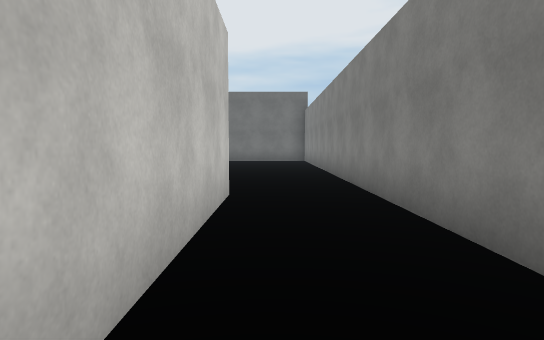
[1] (above)

12 first-person views from a walk through a scene from a Unity 3-D project. The camera is 1.5 m above the floor, tilts 4° down and sees 75° across. The floor is counted in squares, 2 m on a side. Each view is taken from the middle of a square. On the plan, view 1 faces up. The plan holds only what a view shows up to about 11 squares ahead; the rest is blank. Surface patterns are stand-ins for the level's own textures.

[2]
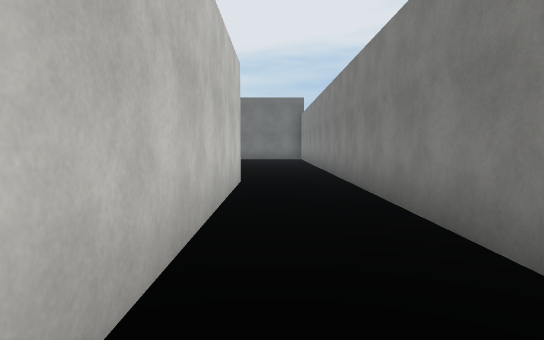

[3]
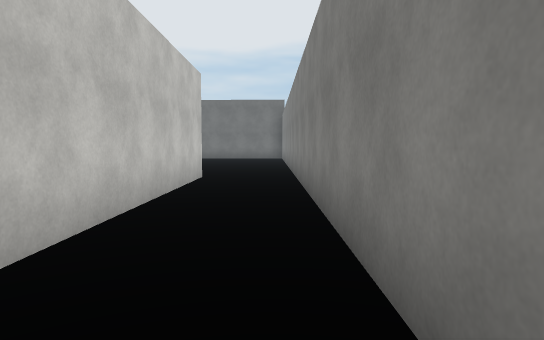

[4]
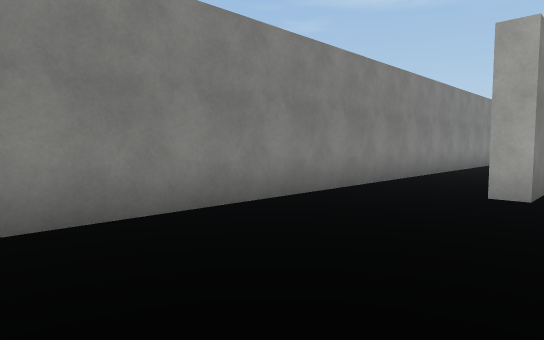

[5]
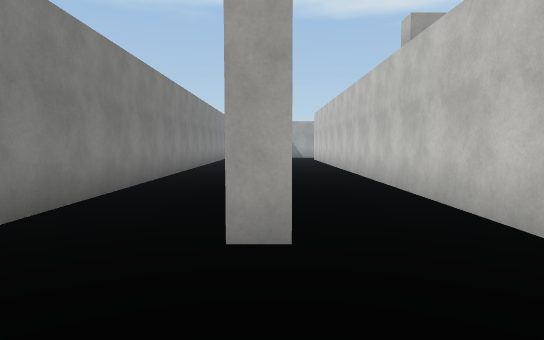

[6]
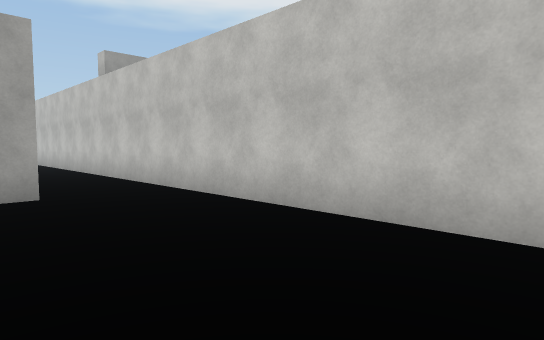

[7]
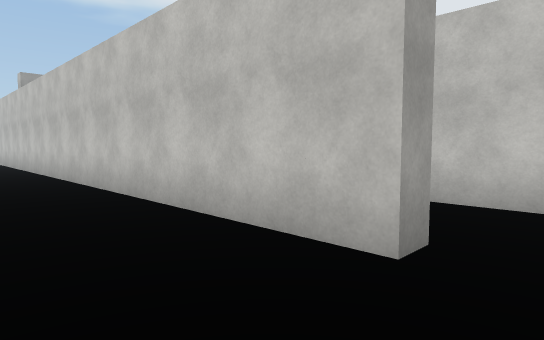

[8]
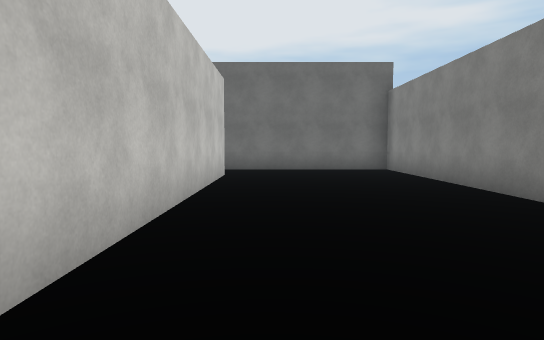

[9]
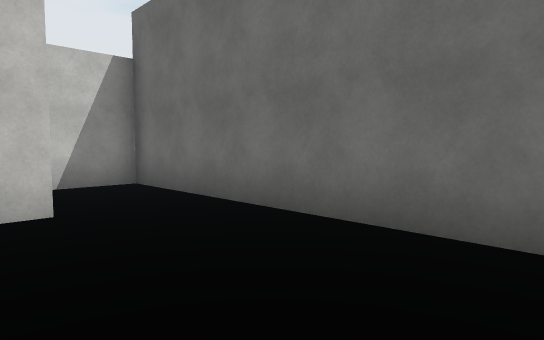

[10]
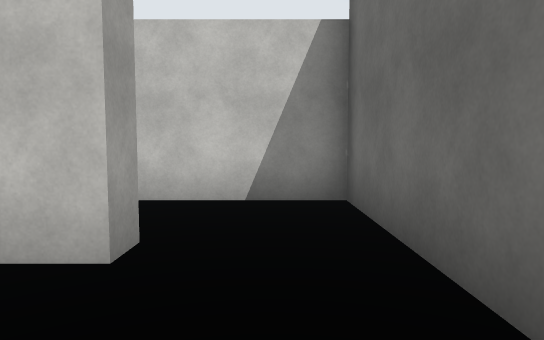

[11]
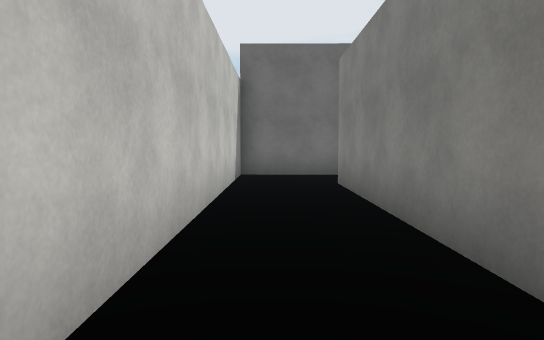

[12]
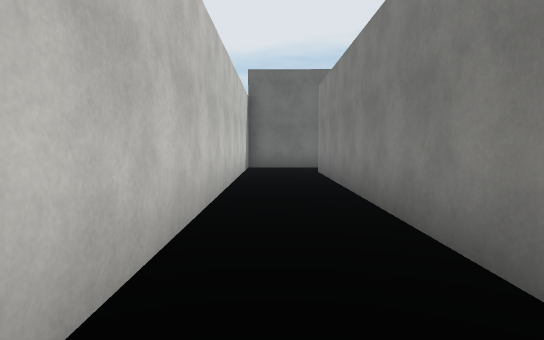

### Floor plan
Points are (right, up) in squares from view 1. A wall is a line through its corners. A room is listed if a view was taken in it or the views show most of it. See-through windows are left out.
Room 1 (views 1, 2, 3, 4, 5, 6, 7, 8, 9, 10)
walls: (-1.2, 5.4) (-0.6, 5.4) (-0.6, -1.2); (1.6, -3.1) (1.6, 17) (-3.6, 17); (-3.7, 15) (-3.2, 15) (-3.2, 6.5)
ways out: opening at (-4, 16) to room 2; opening at (-2.5, 5.5)
Room 2 (views 11, 12)
walls: (-3.6, 17) (-5.8, 17) (-5.8, 6); (-3.7, 6.6) (-3.7, 15)
ways out: opening at (-4, 16) to room 1

Where each view was taken, in squares from view 1:
view 1: 0 up, 0 right, facing up
view 2: 2 down, 0 right, facing up
view 3: 3 down, 1 right, facing up
view 4: 11 up, 2 left, facing down-right
view 5: 8 up, 1 left, facing down
view 6: 11 up, 0 right, facing down-left
view 7: 16 up, 1 left, facing down-left
view 8: 6 up, 2 left, facing up
view 9: 14 up, 1 right, facing up-left
view 10: 16 up, 1 left, facing left
view 11: 8 up, 5 left, facing up
view 12: 5 up, 5 left, facing up
